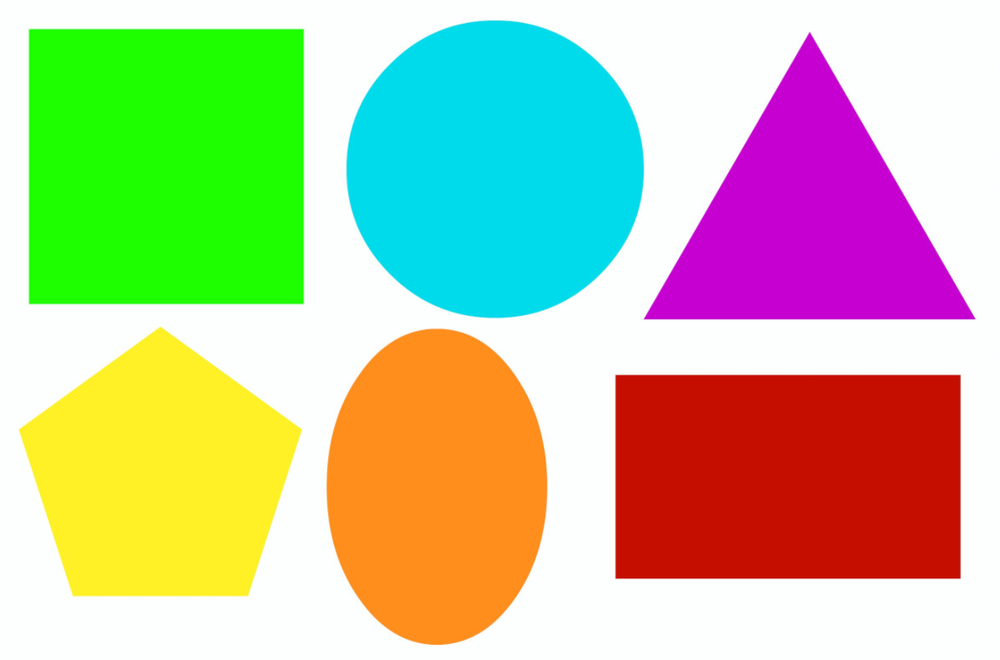
#> input picture data/vllCR.png, 1000 x 660 px, shrunk from 1311 x 865 before the run
$ jupyter execute 'Detect Simple Geometric Shapes.ipynb'
#> lines starting #> are read from the running program, lines starting #| are printed output that depends on the picture; after the words box and inside, x2 and y2 are one past the last pixel; in counts of white or black regions, pixels touching at a corner belong together; long printed decimals are rounded
[cell 1]
import numpy as np
import cv2

img = cv2.imread('data/vllCR.png')
#> img is the input picture: shape (660, 1000, 3); mean B, G, R 156.5, 196.5, 191.1
imgGrey = cv2.cvtColor(img, cv2.COLOR_BGR2GRAY)
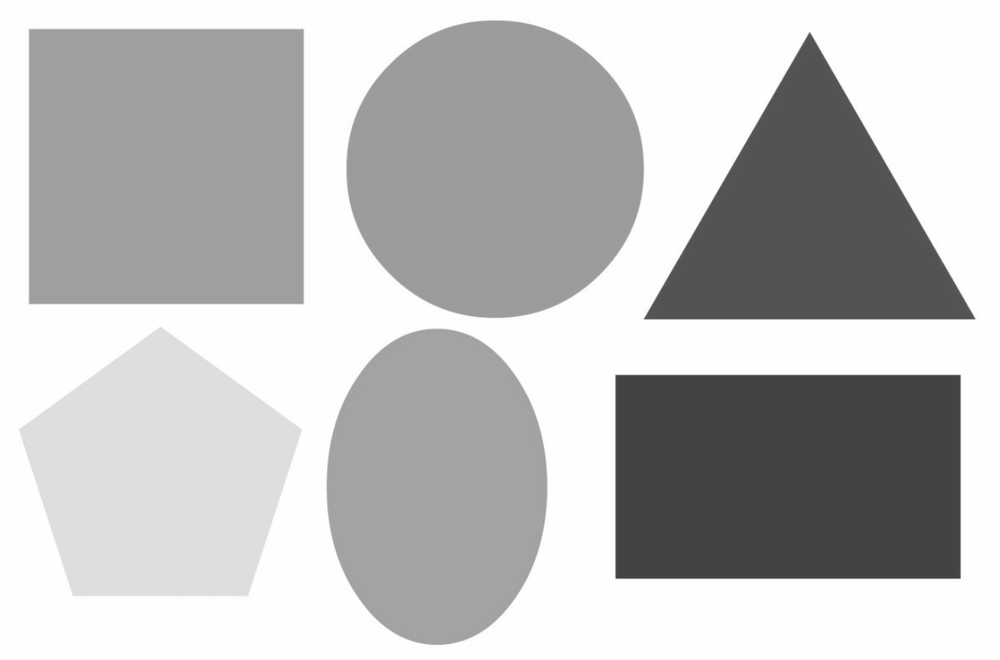
#> imgGrey: shape (660, 1000); min 58, max 255, mean 190.2
_, thrash = cv2.threshold(imgGrey, 240, 255, cv2.THRESH_BINARY)
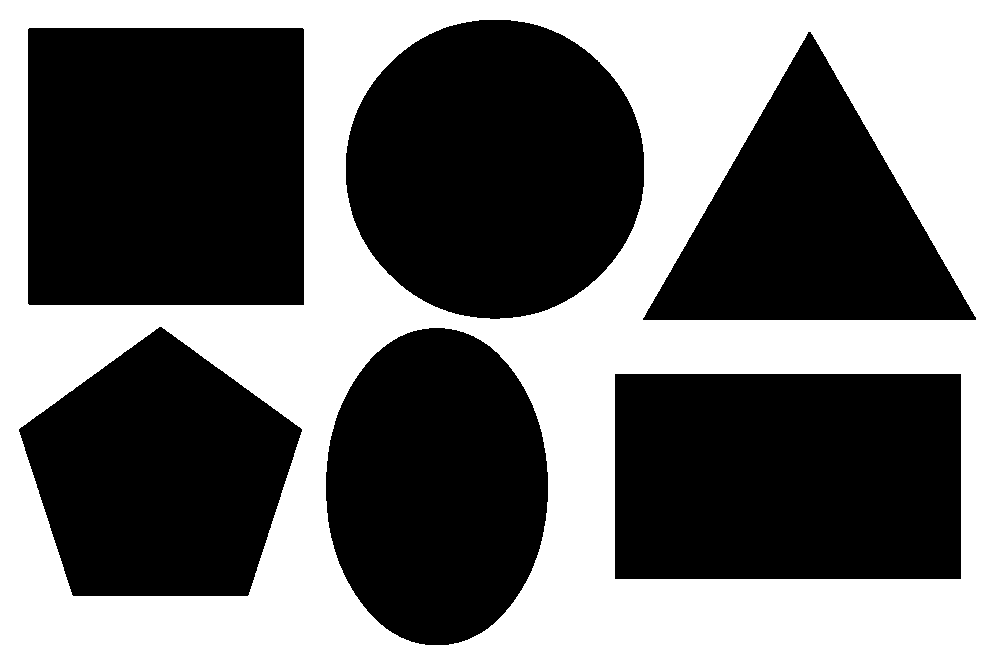
#> thrash: shape (660, 1000); 43.3% white; 1 white region
contours, _ = cv2.findContours(thrash, cv2.RETR_TREE, cv2.CHAIN_APPROX_NONE)
#> contours = 7 contours; box (x1, y1, x2, y2) and area: (0, 0, 1000, 660) 658341, (27, 27, 305, 306) 77000, (614, 373, 962, 580) 71480, (345, 19, 645, 320) 70665, (325, 327, 549, 646) 55840, (18, 326, 303, 597) 53223, (642, 31, 977, 321) 48892

cv2.imshow("img", img)
for contour in contours:               # accuracy parametor  if we have closed edges True
    approx = cv2.approxPolyDP(contour, 0.01* cv2.arcLength(contour, True), True)
    cv2.drawContours(img, [approx], 0, (0, 0, 0), 5)
    # now wee need to print shape based on the contours
    # we need to print the shape, so need to find x, y co-ordiantes for this we can use approx.ravel
    x = approx.ravel()[0]
    y = approx.ravel()[1] - 5
    if len(approx) == 3:
        cv2.putText(img, "Triangle", (x, y), cv2.FONT_HERSHEY_COMPLEX, 0.5, (0, 0, 0))
         # here we need to find our it is square or rectangle for this we use boundingRect, aspectRatio
    elif len(approx) == 4:
        x1 ,y1, w, h = cv2.boundingRect(approx)
        aspectRatio = float(w)/h  # aspect ratio of rectangle
        print(aspectRatio)
        if aspectRatio >= 0.95 and aspectRatio <= 1.05:
            cv2.putText(img, "square", (x, y), cv2.FONT_HERSHEY_COMPLEX, 0.5, (0, 0, 0))
        else:
            cv2.putText(img, "rectangle", (x, y), cv2.FONT_HERSHEY_COMPLEX, 0.5, (0, 0, 0))
    elif len(approx) == 5:
        cv2.putText(img, "Pentagon", (x, y), cv2.FONT_HERSHEY_COMPLEX, 0.5, (0, 0, 0))
    elif len(approx) == 10:
        cv2.putText(img, "Star", (x, y), cv2.FONT_HERSHEY_COMPLEX, 0.5, (0, 0, 0))
    else:
        cv2.putText(img, "Circle", (x, y), cv2.FONT_HERSHEY_COMPLEX, 0.5, (0, 0, 0))
#> this loop made 7 passes
#> (approx, x, y, x1, y1, w, h, aspectRatio) on passes 1, 2, 6: ([[0, 0], [0, 659], [999, 659], [999, 0]], 0, -5, 0, 0, 1000, 660, 1.52), ([[614, 374], [960, 373], [961, 578], [615, 579]], 614, 369, 614, 373, 348, 207, 1.68), ([[29, 27], [304, 29], [303, 305], [27, 303]], 29, 22, 27, 27, 278, 279, 0.996)
#> (x, y) on passes 3, 4, 7: (429, 322), (159, 321), (466, 16)
#| 1.515
#| 1.681
#| 0.9964
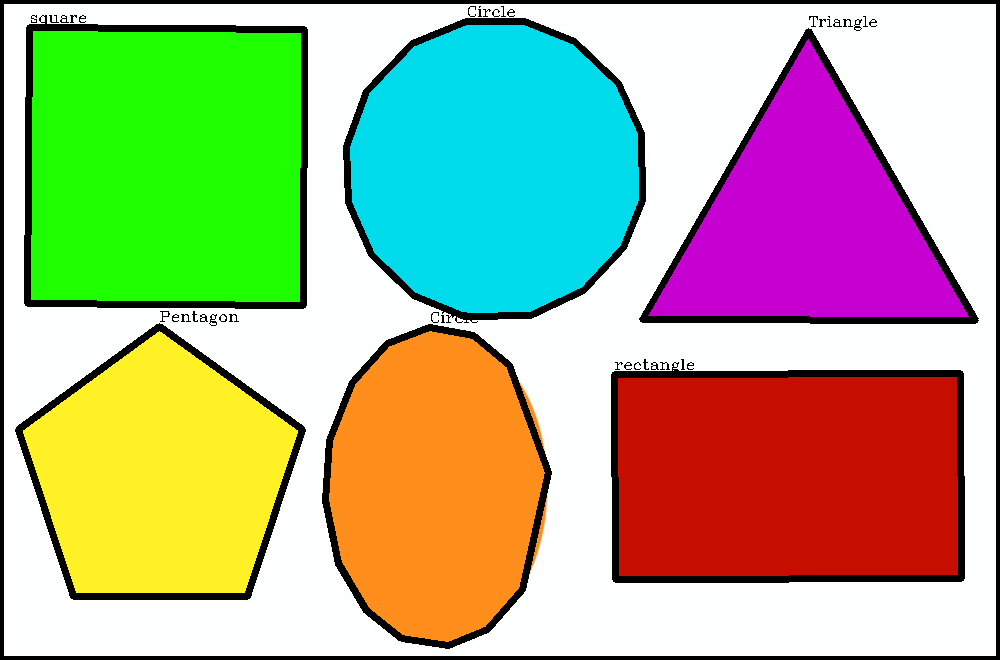
#> img: shape (660, 1000, 3); 8.35% of pixels changed, all inside (x1, y1, x2, y2) = (0, 0, 1000, 660)


cv2.imshow("shapes", img)
cv2.waitKey(0)
cv2.destroyAllWindows()

$ run again, with data/Noise_salt_and_pepper.png copied over data/vllCR.png
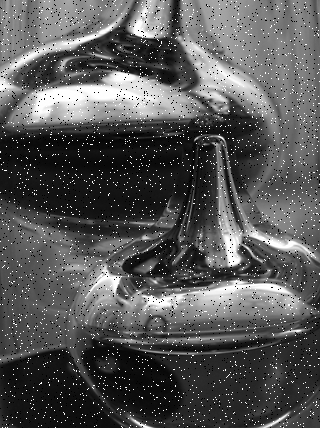
#> input picture data/Noise_salt_and_pepper.png, 320 x 428 px
#> img is the input picture: shape (428, 320, 3); min 0, max 255, mean 86.8
#> `_, thrash = cv2.threshold(imgGrey, 240, 255, cv2.THRESH_BINARY)`:
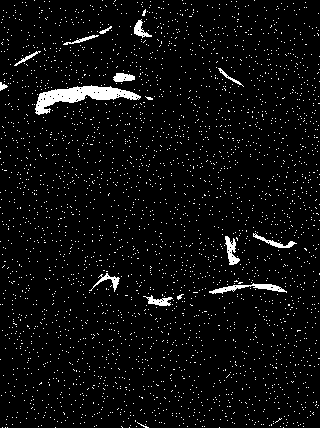
#> thrash: shape (428, 320); 4.6% white; 2964 white regions (2950 under 20 px)
#> contours = 3024 contours, 3011 with area under 20; largest, box (x1, y1, x2, y2) and area: (35, 85, 141, 115) 1176, (209, 283, 287, 294) 242, (225, 236, 240, 265) 174, (113, 73, 135, 82) 124, (143, 295, 173, 306) 124
#> the loop `for contour in contours:` made 3024 passes
#> (approx, x, y) on passes 1 to 3: ([[283, 427]], 283, 422), ([[219, 427]], 219, 422), ([[129, 427]], 129, 422)
#> after the loop `for contour in contours:`:
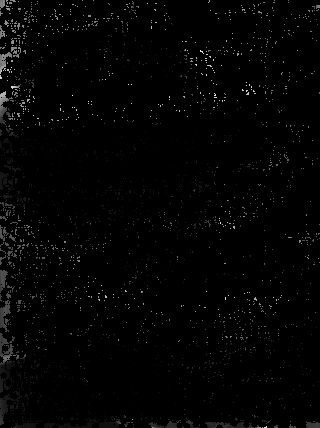
#> img: shape (428, 320, 3); min 0, max 254, mean 3.3

$ run again, with data/smarties.png copied over data/vllCR.png
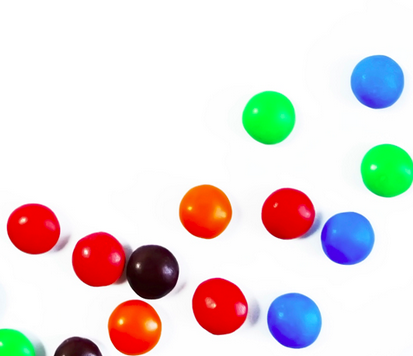
#> input picture data/smarties.png, 413 x 356 px
#> img is the input picture: shape (356, 413, 3); mean B, G, R 219.1, 220.4, 228.9
#> `_, thrash = cv2.threshold(imgGrey, 240, 255, cv2.THRESH_BINARY)`:
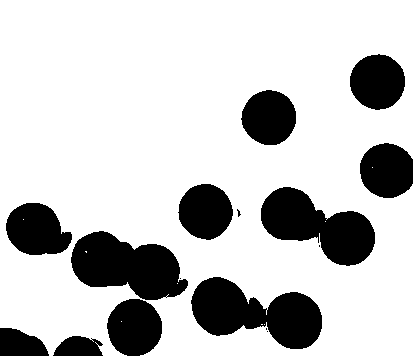
#> thrash: shape (356, 413); 78.2% white; 16 black regions (5 under 20 px)
#> contours = 23 contours, 14 with area under 20; largest, box (x1, y1, x2, y2) and area: (0, 0, 413, 356) 139496, (190, 276, 323, 350) 5778, (70, 230, 189, 301) 5402, (260, 186, 376, 267) 5166, (5, 202, 73, 256) 2619
#> the loop `for contour in contours:` made 23 passes
#> (approx, x, y, x1, y1) on passes 4, 5, 7, 8: ([[90, 338], [91, 337], [92, 338], [91, 339]], 90, 333, 90, 337), ([[266, 331], [267, 330], [268, 331], [267, 332]], 266, 326, 266, 330), ([[165, 297], [166, 296], [167, 297], [166, 298]], 165, 292, 165, 296), ([[179, 278], [180, 277], [181, 278], [180, 279]], 179, 273, 179, 277)
#> (printed output is left out)
#> after the loop `for contour in contours:`:
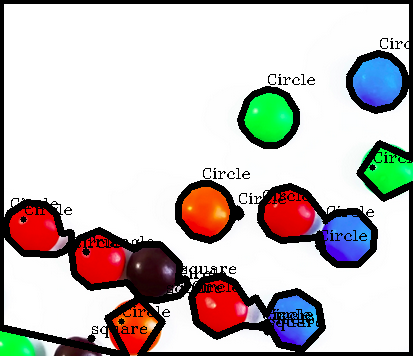
#> img: shape (356, 413, 3); 15.42% of pixels changed, all inside (x1, y1, x2, y2) = (0, 0, 413, 356)
